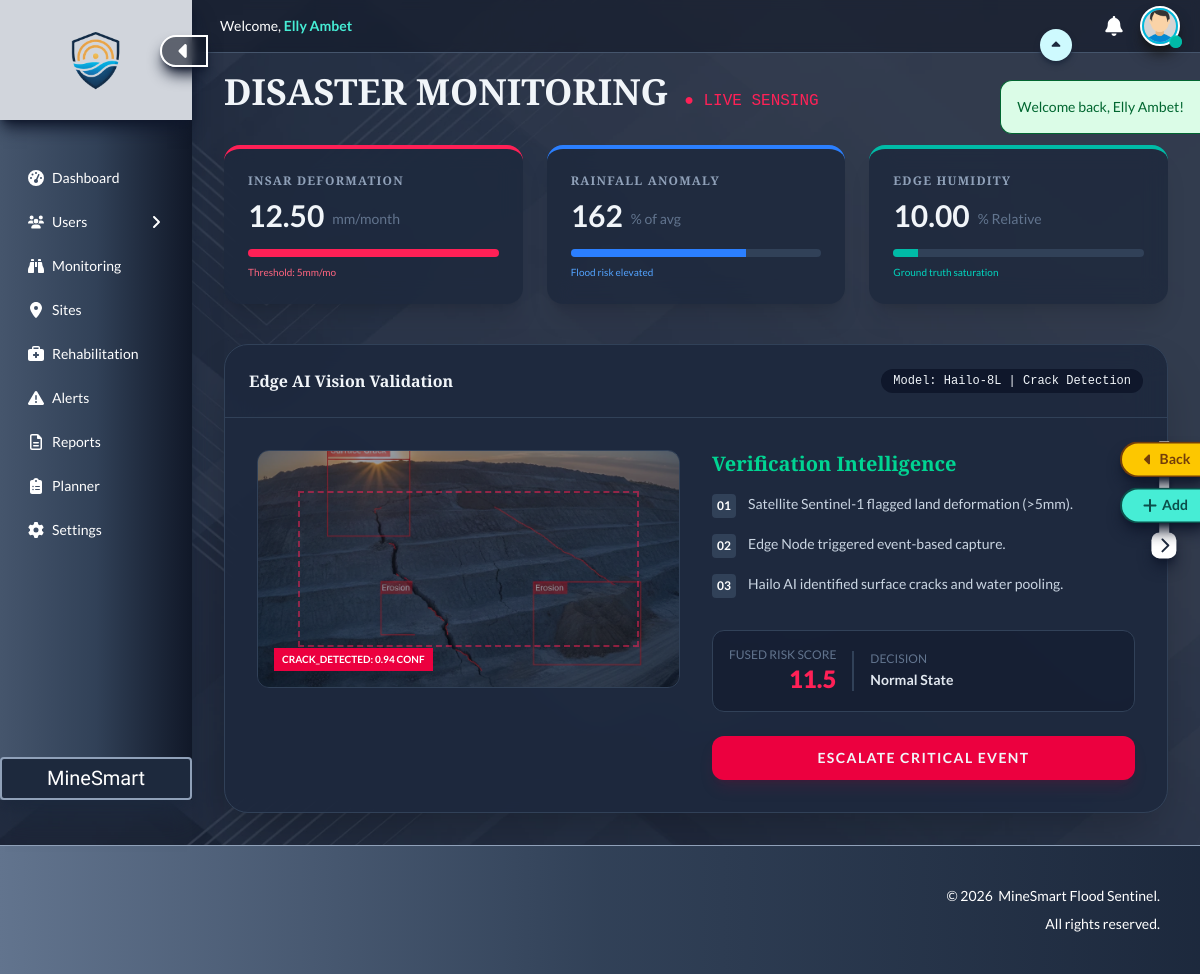
The page /disaster-monitoring (signed in) on the database its author committed.
### tables this page shows
CREATE TABLE site_monitoring (
  id INT AUTO_INCREMENT PRIMARY KEY,
  site_id INT NOT NULL,
  satellite_risk_index DECIMAL(5,2) DEFAULT 0.00,
  edge_verification_index DECIMAL(5,2) DEFAULT 0.00,
  final_risk_score DECIMAL(5,2) DEFAULT 0.00,
  system_decision VARCHAR(100) DEFAULT 'Normal State',
  last_sync TIMESTAMP DEFAULT CURRENT_TIMESTAMP ON UPDATE CURRENT_TIMESTAMP,
  FOREIGN KEY (site_id) REFERENCES sites(id) ON DELETE CASCADE
);

### app/helpers/risk_processor.php (called while the page is built, shortened)
<?php
  function getSiteRiskData($site_id, $pdo) {
    $stmt = $pdo->prepare("SELECT * FROM site_monitoring WHERE site_id = ?");
    $stmt->execute([$site_id]);
    return $stmt->fetch(PDO::FETCH_ASSOC);
  }
?>

### app/views/disaster-monitoring/index.php (the view, shortened to what this page needs)
<?php
  require __DIR__ . '/../../helpers/online_connector.php';
  require __DIR__ . '/../../helpers/risk_processor.php';
  $site_id = $_GET['id'] ?? 1;
  $riskData = getSiteRiskData($site_id, $pdo);
?>
<!DOCTYPE html>
<html lang="en">
  <head>
    <link href="<?php echo ROOT_URL; ?>/assets/css/output.css" rel="stylesheet">
  </head>
  <body class="relative bg-slate-900 text-slate-100 max-w-full overflow-x-hidden">
    <?php include '../includes/sidebar.php'; ?>
    <?php require __DIR__ . '/../includes/message.php'; ?>
    <main id="mainContent" class="relative min-h-screen w-[calc(100%-12rem)] ml-auto flex-1 flex flex-col overflow-hidden transition-all duration-500 ease-in-out">
      <?php include '../includes/header.php'; ?>
      <?php require __DIR__ . '/../includes/navigation.php'; ?>
      <section class="overflow-y-auto p-8 flex-grow pt-18">
        <div class="flex items-baseline gap-4 mb-8">
          <h1 class="text-4xl font-black">DISASTER MONITORING</h1>
          <span class="text-rose-500 font-mono animate-pulse">● LIVE SENSING</span>
        </div>
        <div class="grid grid-cols-1 md:grid-cols-3 gap-6 mb-10">
          <div class="bg-slate-800/80 backdrop-blur-md p-6 rounded-2xl border-t-4 border-rose-500 shadow-xl">
            <h3 class="text-slate-400 text-xs uppercase font-bold tracking-widest">InSAR Deformation</h3>
            <div class="flex items-end gap-2 mt-2">
              <span class="text-3xl font-bold"><?= $riskData['satellite_risk_index'] ?? '0.0' ?></span>
              <span class="text-slate-500 text-sm mb-1">mm/month</span>
            </div>
            <div class="mt-4 h-2 bg-slate-700 rounded-full overflow-hidden">
              <div class="bg-rose-500 h-full" style="width: <?= min(($riskData['satellite_risk_index'] ?? 0) * 10, 100) ?>%"></div>
            </div>
            <p class="text-[10px] mt-2 text-rose-400">Threshold: 5mm/mo</p>
          </div>
          <div class="bg-slate-800/80 backdrop-blur-md p-6 rounded-2xl border-t-4 border-blue-500 shadow-xl">
            <h3 class="text-slate-400 text-xs uppercase font-bold tracking-widest">Rainfall Anomaly</h3>
            <div class="flex items-end gap-2 mt-2">
              <span class="text-3xl font-bold">162</span>
              <span class="text-slate-500 text-sm mb-1">% of avg</span>
            </div>
            <div class="mt-4 h-2 bg-slate-700 rounded-full overflow-hidden">
              <div class="bg-blue-500 h-full w-[70%]"></div>
            </div>
            <p class="text-[10px] mt-2 text-blue-400">Flood risk elevated</p>
          </div>
          <div class="bg-slate-800/80 backdrop-blur-md p-6 rounded-2xl border-t-4 border-teal-500 shadow-xl">
            <h3 class="text-slate-400 text-xs uppercase font-bold tracking-widest">Edge Humidity</h3>
            <div class="flex items-end gap-2 mt-2">
              <span class="text-3xl font-bold"><?= $riskData['edge_verification_index'] ?? '0' ?></span>
              <span class="text-slate-500 text-sm mb-1">% Relative</span>
            </div>
            <div class="mt-4 h-2 bg-slate-700 rounded-full overflow-hidden">
              <div class="bg-teal-500 h-full" style="width: <?= $riskData['edge_verification_index'] ?? 0 ?>%"></div>
            </div>
            <p class="text-[10px] mt-2 text-teal-400">Ground truth saturation</p>
          </div>
        </div>
        <div class="bg-slate-800/90 backdrop-blur-lg rounded-3xl border border-slate-700 overflow-hidden shadow-2xl">
          <div class="p-6 border-b border-slate-700 flex justify-between items-center">
            <h3 class="font-bold">Edge AI Vision Validation</h3>
            <span class="px-3 py-1 bg-slate-900 rounded-full text-xs font-mono">Model: Hailo-8L | Crack Detection</span>
          </div>
          <div class="grid grid-cols-1 md:grid-cols-2 gap-8 p-8">
            <div class="aspect-video bg-slate-900 rounded-xl border border-slate-700 relative flex items-center justify-center overflow-hidden">
              <img src="<?php echo ROOT_URL; ?>/assets/images/edge-cam-sample.webp" class="object-cover w-full h-full opacity-60">
              <div class="absolute inset-0 border-2 border-dashed border-rose-500/50 m-10"></div>
              <div class="absolute bottom-4 left-4 bg-rose-600 text-white text-[10px] font-bold px-2 py-1">CRACK_DETECTED: 0.94 CONF</div>
            </div>
            <div class="flex flex-col justify-center">
              <h4 class="text-xl font-bold mb-4 text-emerald-400">Verification Intelligence</h4>
              <ul class="space-y-4">
                <li class="flex items-start gap-3">
                  <span class="w-6 h-6 bg-slate-700 rounded flex items-center justify-center text-xs font-bold text-white">01</span>
                  <p class="text-sm text-slate-300">Satellite Sentinel-1 flagged land deformation (>5mm).</p>
                </li>
                <li class="flex items-start gap-3">
                  <span class="w-6 h-6 bg-slate-700 rounded flex items-center justify-center text-xs font-bold text-white">02</span>
                  <p class="text-sm text-slate-300">Edge Node triggered event-based capture.</p>
                </li>
                <li class="flex items-start gap-3">
                  <span class="w-6 h-6 bg-slate-700 rounded flex items-center justify-center text-xs font-bold text-white">03</span>
                  <p class="text-sm text-slate-300">Hailo AI identified surface cracks and water pooling.</p>
                </li>
              </ul>
              <div class="mt-8 flex items-center gap-4 p-4 bg-slate-900/50 rounded-xl border border-slate-700">
                <div class="text-right">
                  <span class="text-xs text-slate-500 block uppercase">Fused Risk Score</span>
                  <span class="text-2xl font-black text-rose-500"><?= number_format($riskData['final_risk_score'] ?? 0, 1) ?></span>
                </div>
                <div class="h-10 w-[2px] bg-slate-700"></div>
                <div class="flex-grow">
                  <span class="text-xs text-slate-500 block uppercase">Decision</span>
                  <span class="text-sm font-bold text-slate-200"><?= $riskData['system_decision'] ?? 'Waiting for data...' ?></span>
                </div>
              </div>
              <button class="mt-6 py-3 bg-rose-600 hover:bg-rose-700 rounded-xl font-bold uppercase tracking-widest text-sm transition-all shadow-lg shadow-rose-900/20">Escalate Critical Event</button>
            </div>
          </div>
        </div>
      </section>
    </main>
    <?php include '../includes/footer.php'; ?>
  </body>
</html>

### rows shown on the page
site_monitoring: satellite_risk_index "12.50", edge_verification_index "10.00", final_risk_score "11.5", system_decision "Normal State"

### other values the page prints
$message['text'] "Welcome back, Elly Ambet!"
$currentUser['full_name'] "Elly Ambet"
